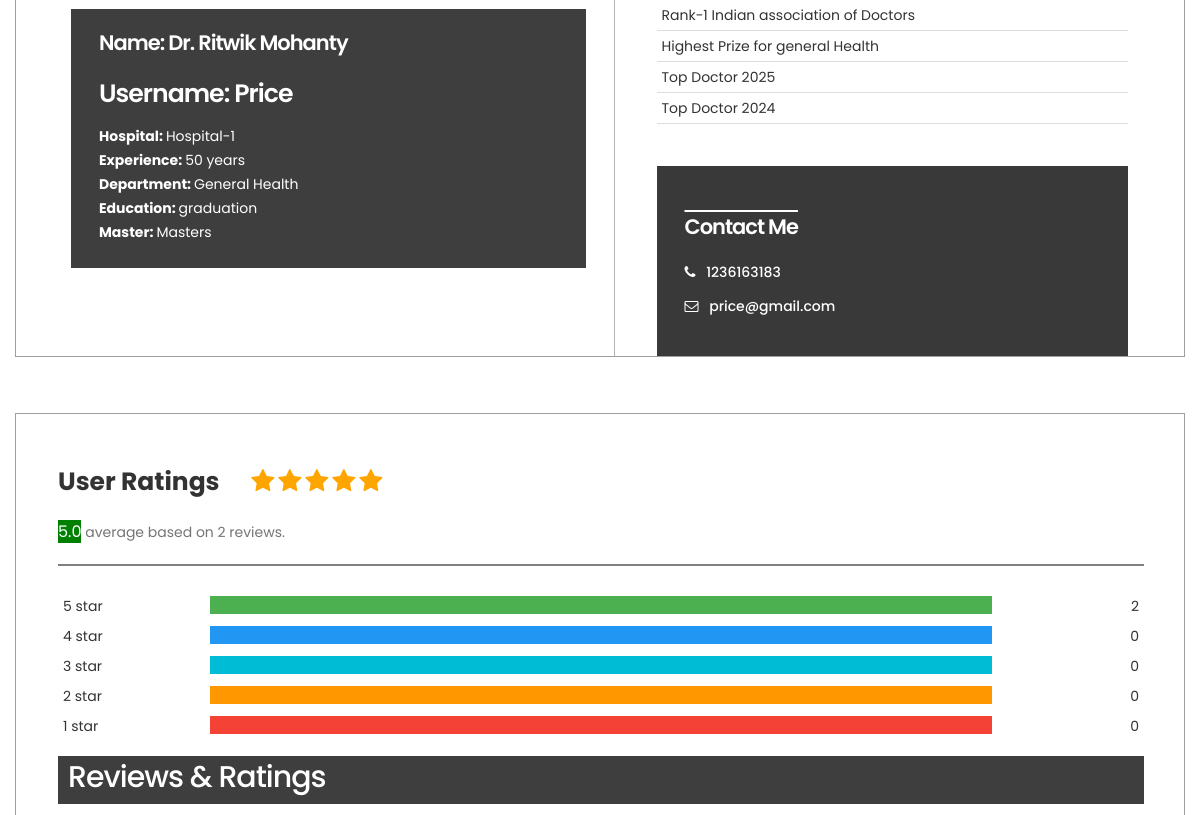
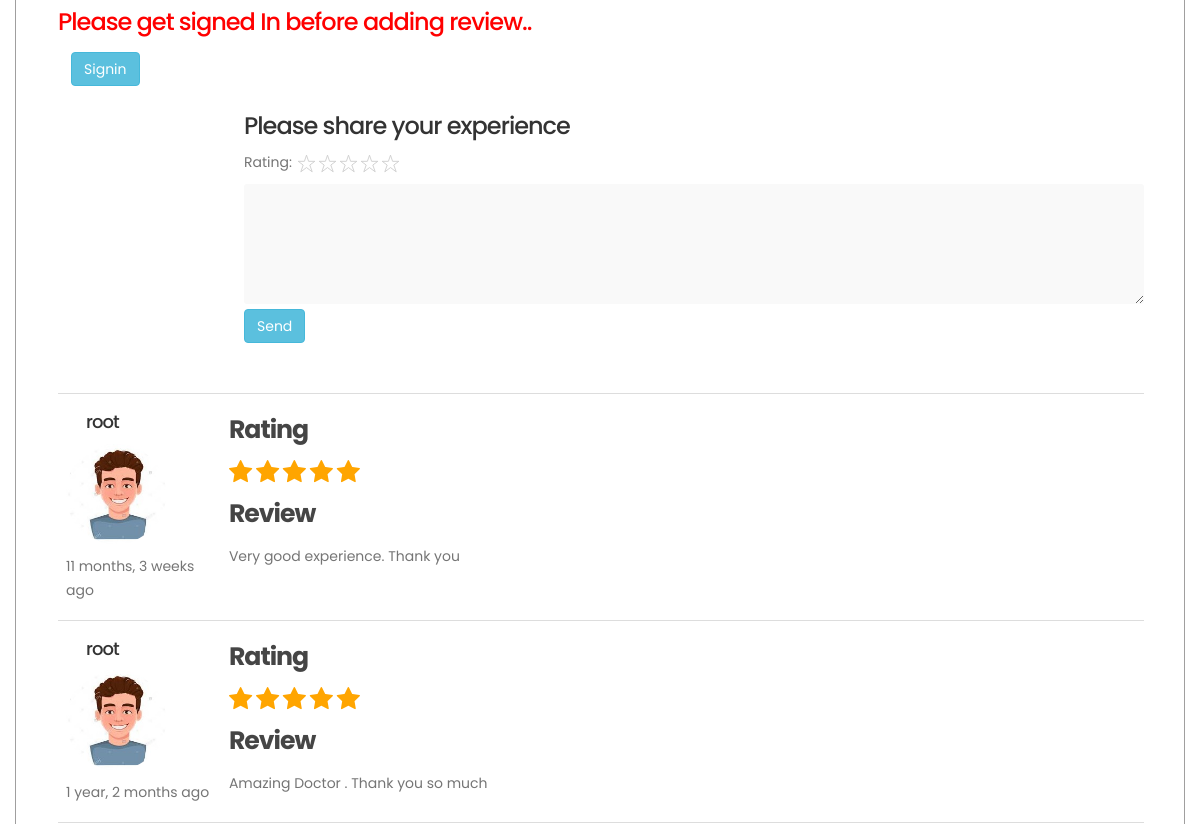
Before: /doctorProfile/3 (middle part) with the older database file (2 pictures, top to bottom).
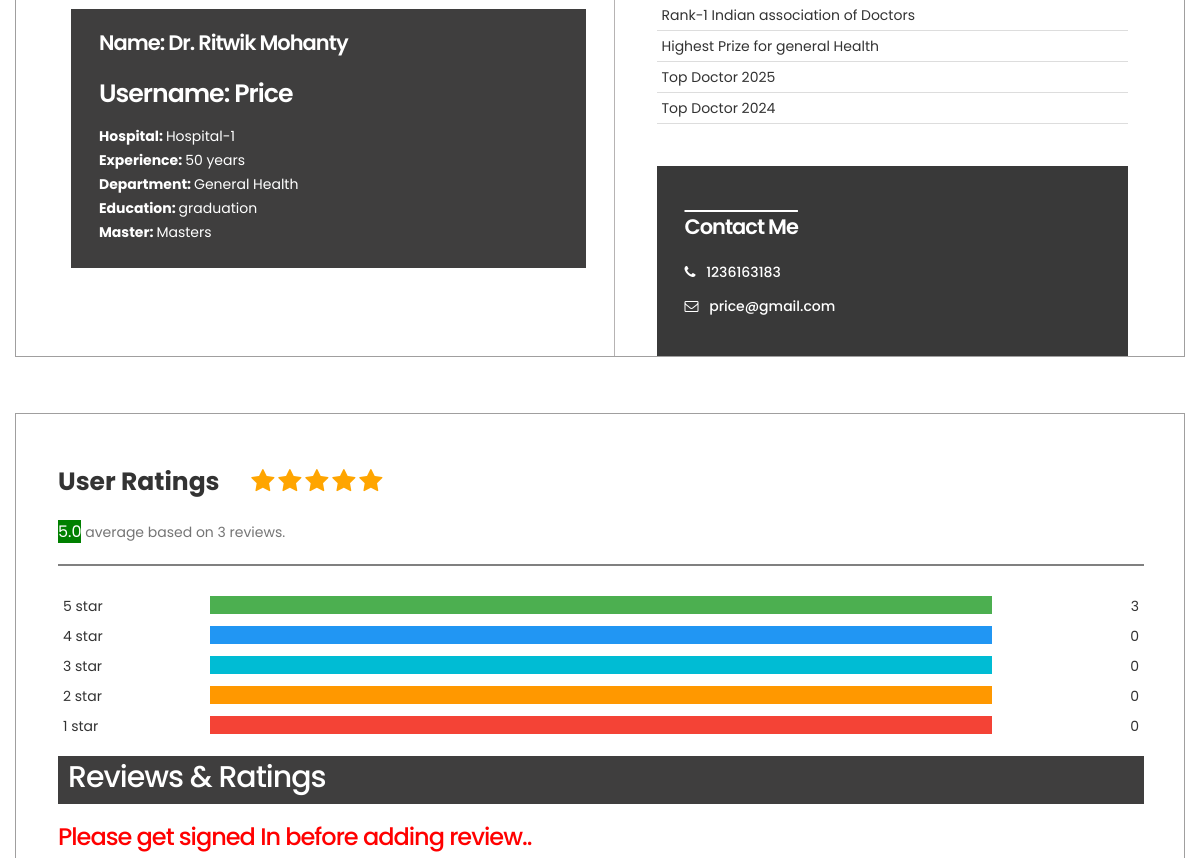
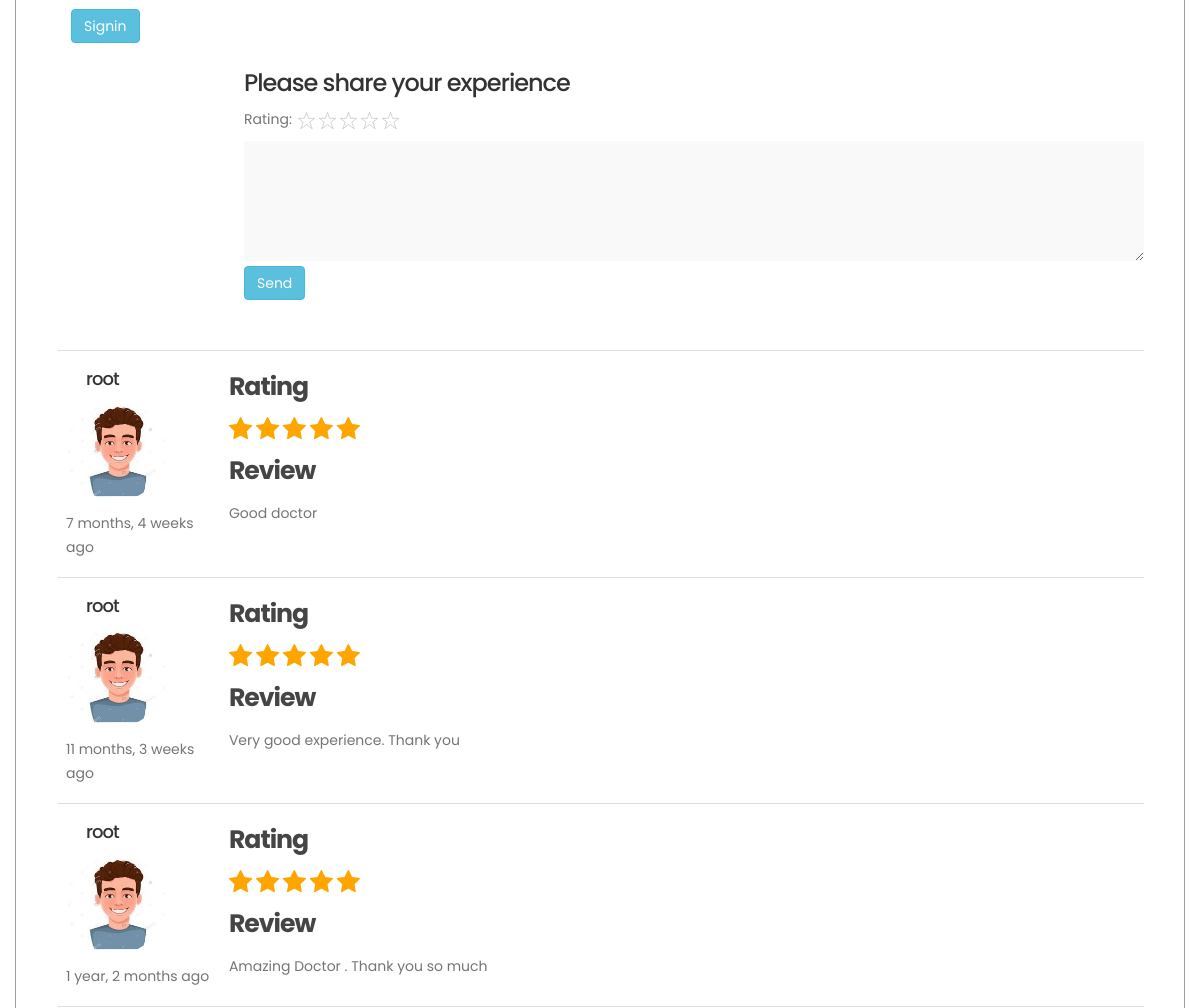
After: the same page with the newer database file (2 pictures, top to bottom).
### main/models.py (models this page shows, shortened)
class Doctor(models.Model):
    FirstName = models.CharField(max_length=150)  # doctor first name
    LastName = models.CharField(max_length=150)   # doctor last name
    Email = models.CharField(max_length=150)      # doctor email
    Username = models.CharField(max_length=150)   # doctor username
    DateOfBirth = models.CharField(max_length=150)
    ProfilePhoto = models.FileField(upload_to="DoctorPhotos/", default="DefaultPhotos/boy_avatar.jpg") # doctor profile photo
    MobileNumber = models.CharField(max_length=13, default="Not available")                                   # doctor phone number
    DoctorLicense = models.FileField(upload_to="DoctorDocuments/")                   # doctor License which is taken by goverment
    YearsOfExperience = models.IntegerField(default=0)                              # Experience year
    Rating = models.DecimalField(max_digits=2, decimal_places = 1, default=0.0)      # doctor rating
    Ratings_stars = models.CharField(max_length=5,default="", blank= True)
    non_stars = models.CharField(max_length=5,default="12345")
    Ratings_count = models.IntegerField(default=0)
    Education = models.CharField(max_length=250, default="Not available")                         #  education  details
    Masters = models.CharField(max_length=250, default="Not available")
    HospitalName = models.CharField(max_length=50)
    HospitalRegisterationNumber = models.CharField(max_length=100)                   # hospital name and all details
    City = models.CharField(max_length=100)
    State = models.IntegerField(choices=States, default=1)
    Pincode = models.CharField(max_length=20)
    Department = models.IntegerField(choices=Department, default=1)
    Description = models.CharField(max_length=150, default="Dear, be strong because your life will be better now. Time does not remain same. You will get well soon!")
    Achievements1 = models.CharField(max_length=50, default="No achievements added recently")
    Achievements2 = models.CharField(max_length=50, default="No achievements added recently")
    Achievements3 = models.CharField(max_length=50, default="No achievements added recently")
    Achievements4 = models.CharField(max_length=50, default="No achievements added recently")
    def __str__(self):
        return self.Username

class DocReview(models.Model):
    doctor=models.ForeignKey(Doctor,on_delete=models.DO_NOTHING)
    star_rating=models.TextField(blank=True)
    non_rating=models.TextField(blank=True)
    review=models.TextField(blank=True)
    user=models.ForeignKey(User,on_delete=models.DO_NOTHING)
    review_date=models.DateTimeField(default=datetime.now,blank=True)

### main/views.py (the view)
# urls.py: path('doctorProfile/<int:doctor_id>',views.doctorProfile,name='doctorProfile'),
def doctorProfile(request, doctor_id):
    doctor = Doctor.objects.get(pk=doctor_id)
    print(doctor)
    queryset_list = DocReview.objects.order_by(
        '-review_date').filter(doctor=doctor)
    five_stars = 0
    for review in queryset_list:
        if review.star_rating == "12345":
            five_stars = five_stars + 1
    four_stars = 0
    for review in queryset_list:
        if review.star_rating == "1234":
            four_stars = four_stars + 1
    three_stars = 0
    for review in queryset_list:
        if review.star_rating == "123":
            three_stars = three_stars + 1
    two_stars = 0
    for review in queryset_list:
        if review.star_rating == "12":
            two_stars = two_stars + 1
    one_stars = 0
    for review in queryset_list:
        if review.star_rating == "1":
            one_stars = one_stars + 1
    count = doctor.Ratings_count
    if count != 0:
        five_starPercentage = 100/100*count   # (number of 5 stars)
        four_starPercentage = 100/100*count   # (number of 5 stars)
        three_starPercentage = 100/100*count   # (number of 5 stars)
        two_starPercentage = 100/100*count   # (number of 5 stars)
        one_starPercentage = 100/100*count   # (number of 5 stars)
    else:
        five_starPercentage = 100/100*count   # (number of 5 stars)
        four_starPercentage = 100/100*count   # (number of 5 stars)
        three_starPercentage = 100/100*count   # (number of 5 stars)
        two_starPercentage = 100/100*count   # (number of 5 stars)
        one_starPercentage = 100/100*count   # (number of 5 stars)
    rating_count = {
        "five_star": five_stars,
        "four_star": four_stars,
        "three_star": three_stars,
        "two_star": two_stars,
        "one_star": one_stars
    }
    ratings_percentage = {
        "five_star": five_starPercentage,
        "five_star": four_starPercentage,
        "five_star": three_starPercentage,
        "five_star": two_starPercentage,
        "five_star": one_starPercentage
    }
    dept = Department[doctor.Department-1][1]
    queryset_list = DocReview.objects.order_by(
        '-review_date').filter(doctor=doctor)[:3]
    flag = 0
    if request.POST == "POST":
        flag = 1
        queryset_list = DocReview.objects.order_by(
            '-review_date').filter(doctor=doctor)[:3]
    if doctor.YearsOfExperience == 0:
        exp = "Experience of the doctor not given"
    else:
        exp = doctor.YearsOfExperience
    context = {
        'doctor': doctor,
        'doctor_reviews': queryset_list,
        'flag': flag,
        'ratings_count': rating_count,
        "ratings_percentage": ratings_percentage,
        "department": dept,
        'experience': exp
    }
    return render(request, 'DoctorProfile.html', context)

### templates/DoctorProfile.html (shortened to what this page needs)
{% load static %} {% load humanize %}
<!DOCTYPE html>
<html lang="en">
  <head>
    <link rel="stylesheet" href="{% static 'css/bootstrap.min.css' %}" />
    <link rel="stylesheet" href="{% static 'css/font-awesome.min.css' %}" />
    <link rel="stylesheet" href="{% static 'css/animate.css' %}" />
    <link rel="stylesheet" href="{% static 'css/owl.carousel.css' %}" />
    <link
      rel="stylesheet"
      href="{% static 'css/owl.theme.default.min.css' %}"
    />
    <link rel="stylesheet" href="{% static 'css/Doctorprofile.css' %}" />
    <link rel="stylesheet" href="{% static 'css/docter_review.css' %}" />
  </head>
  <body
    id="top"
    data-spy="scroll"
    data-target=".navbar-collapse"
    data-offset="50"
  >
    <section class="profile-details">
      <div class="container">
        <div class="row">
          <div class="col-sm-6 sec1">
            <div class="profile-contact">
              <h3>Name: Dr. {{ doctor.FirstName }} {{ doctor.LastName }}</h3>
              <h4 style="color: white">Username: {{doctor.Username}}</h4>
              <p>
                <b>Hospital: </b>{{ doctor.HospitalName }} <br />
                <b>Experience: </b>{{experience}} years<br />
                <b>Department: </b> {{department}} <br />
                <b>Education: </b>{{ doctor.Education }}<br />
                <b>Master: </b>{{ doctor.Masters }} <br />
              </p>
            </div>
          </div>
          <div class="col-sm-6 sec2">
            <div class="profile-contact">
              <table>
                <tr>
                  <td>{{ doctor.Achievements1 }}</td>
                </tr>
                <tr>
                  <td>{{ doctor.Achievements2 }}</td>
                </tr>
                <tr>
                  <td>{{ doctor.Achievements3 }}</td>
                </tr>
                <tr>
                  <td>{{ doctor.Achievements4 }}</td>
                </tr>
              </table>
              <div class="doctor-contact">
                <h3>Contact Me</h3>
                <p>
                  <i class="fa fa-phone"></i>
                  <a href="#">{{ doctor.MobileNumber }}</a>
                </p>
                <p>
                  <i class="fa fa-envelope-o"></i>
                  <a href="#">{{ doctor.Email }}</a>
                </p>
              </div>
            </div>
          </div>
        </div>
      </div>
      <div class="container" style="padding-right: 40px">
        <div class="row">
          <div class="col-sm-12 sec3">
            <div style="padding-top: 50px">
              <span class="heading"><strong>User Ratings</strong> </span>
              {% for i in doctor.Ratings_stars %}
              <span class="fa fa-star checked"></span>
              {% endfor %}
              <p style="padding-top: 20px">
                <span class="average">{{doctor.Rating}}</span> average based on
                {{doctor.Ratings_count}} reviews.
              </p>
              <hr class="hr-line" />
              <div class="row">
                <div class="side">
                  <div>5 star</div>
                </div>
                <div class="middle">
                  <div class="bar-container">
                    <div
                      style="width: {{ratings_percentage.five_starPercentage}}%;"
                      class="bar-5"
                    ></div>
                  </div>
                </div>
                <div class="side right">
                  <div>{{ratings_count.five_star}}</div>
                </div>
                <div class="side">
                  <div>4 star</div>
                </div>
                <div class="middle">
                  <div class="bar-container">
                    <div
                      style="width: {{ratings_percentage.four_starPercentage}}%;"
                      class="bar-4"
                    ></div>
                  </div>
                </div>
                <div class="side right">
                  <div>{{ratings_count.four_star}}</div>
                </div>
                <div class="side">
                  <div>3 star</div>
                </div>
                <div class="middle">
                  <div class="bar-container">
                    <div
                      style="width: {{ratings_percentage.three_starPercentage}}%;"
                      class="bar-3"
                    ></div>
                  </div>
                </div>
                <div class="side right">
                  <div>{{ratings_count.three_star}}</div>
                </div>
                <div class="side">
                  <div>2 star</div>
                </div>
                <div class="middle">
                  <div class="bar-container">
                    <div
                      style="width: {{ratings_percentage.two_starPercentage}}%;"
                      class="bar-2"
                    ></div>
                  </div>
                </div>
                <div class="side right">
                  <div>{{ratings_count.two_star}}</div>
                </div>
                <div class="side">
                  <div>1 star</div>
                </div>
                <div class="middle">
                  <div class="bar-container">
                    <div
                      style="width: {{ratings_percentage.one_starPercentage}}%;"
                      class="bar-1"
                    ></div>
                  </div>
                </div>
                <div class="side right">
                  <div>{{ratings_count.one_star}}</div>
                </div>
              </div>
            </div>
            <h2 class="review-heading h2 strong">Reviews & Ratings</h2>
            <form action="{% url 'doctorReview' %}" method="POST">
              {% csrf_token %} {% if user.is_authenticated %}
              <input
                type="hidden"
                name="username"
                value="{{ user.username }}"
              />
              {% else %}
              <h3 class="h3" style="color: red">
                Please get signed In before adding review..
              </h3>
              <a class="btn" href="{% url 'signin' %}"
                ><button class="btn btn-info">Signin</button></a
              >
              {% endif %}
              <div class="add-reveiw">
                <div class="row">
                  <div class="col-sm-2"></div>
                  <div class="col-sm-10">
                    <h3 class="h3">Please share your experience</h3>
                    <p>
                      Rating:
                      <span class="starRating">
                        <label for="rating5">5</label>
                        <label for="rating4">4</label>
                        <label for="rating3">3</label>
                        <label for="rating2">2</label>
                        <label for="rating1">1</label>
                      </span>
                    </p>
                    <textarea
                      class="text-input"
                      rows="5"
                      cols="140"
                      style="max-width: 100%"
                      name="review"
                    >
                    </textarea
                    ><br />
                    <input class="btn btn-info" value="Send" type="submit" />
                  </div>
                </div>
              </div>
            </form>
            <table style="column-width: auto" class="table table-hover">
              {% if doctor_reviews %} {% for review in doctor_reviews %}
              <tr>
                <td>
                  <div>
                    <h4 class="h4" style="padding-left: 20px">
                      {{ review.user.username }}
                    </h4>
                    <img
                      class="avatar"
                      src="{% static 'images/boy_avatar.jpg' %}"
                      alt="profile"
                    />
                  </div>
                  <p style="padding-top: 10px">
                    {{ review.review_date | timesince }} ago
                  </p>
                </td>
                <td style="width: 85%" class="reveiws">
                  <h4><strong>Rating </strong></h4>
                  {% for i in review.star_rating %}
                  <span class="fa fa-star checked"></span>
                  {% endfor %}
                  <h4><strong>Review</strong></h4>
                  <p>{{ review.review }}</p>
                </td>
              </tr>
              {% endfor %}
              {% else %}
              <p class="p">No Reviews added</p>
              {% endif %}
            </table>
            <br />
          </div>
        </div>
      </div>
    </section>
  </body>
</html>

Changed rows visible on the page:
changed Doctor "Price": Ratings_count "2" → "3"
added DocReview: user.username "root", review_date "7 months, 4 weeks", star_rating "12345" (drawn), review "Good doctor"
Other visible differences:
{{ ratings_count.five_star }}: "2" → "3"
